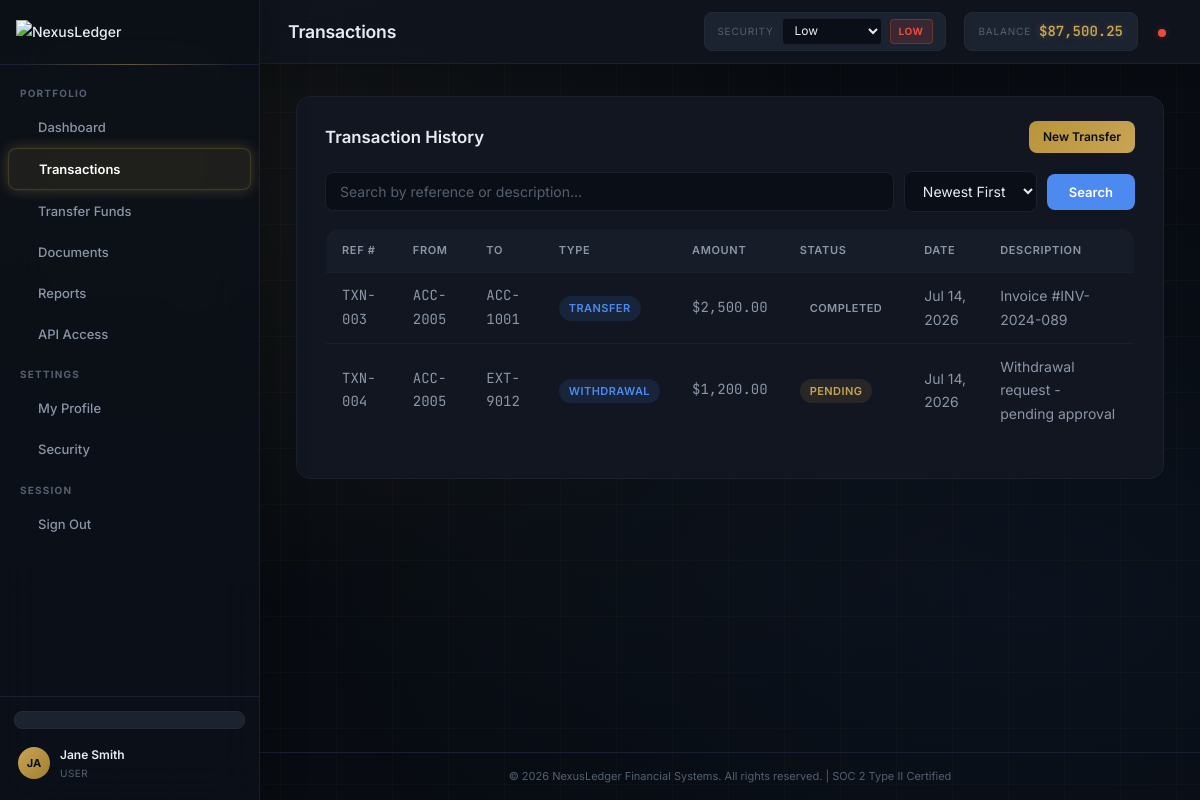
The page /transactions.php (signed in) on the database its author committed.
### tables this page shows
CREATE TABLE IF NOT EXISTS transactions (
    id INT AUTO_INCREMENT PRIMARY KEY,
    user_id INT,
    from_account VARCHAR(50),
    to_account VARCHAR(50),
    amount DECIMAL(15,2),
    type ENUM('deposit','withdrawal','transfer','payment','fee') DEFAULT 'transfer',
    status ENUM('pending','completed','failed','cancelled') DEFAULT 'pending',
    description TEXT,
    ref_number VARCHAR(32),
    created_at TIMESTAMP DEFAULT CURRENT_TIMESTAMP,
    FOREIGN KEY (user_id) REFERENCES users(id)
);

### transactions.php (the view, shortened to what this page needs)
<?php
require_once __DIR__ . '/includes/db.php';
require_once __DIR__ . '/includes/page.php';
$search = $_GET['search'] ?? '';
$order = $_GET['order'] ?? 'DESC';
$transactions = null;
if ($search) {
    $query = "SELECT * FROM transactions WHERE user_id={$_SESSION['user_id']} AND (ref_number LIKE '%$search%' OR description LIKE '%$search%') ORDER BY created_at " . $order;
    $transactions = $mysqli->query($query);
} else {
    $query = "SELECT * FROM transactions WHERE user_id={$_SESSION['user_id']} ORDER BY created_at " . $order;
    $transactions = $mysqli->query($query);
}
?>
<div class="card">
    <div class="card-header">
        <span class="card-title">Transaction History</span>
        <a href="transfer.php" class="btn btn-gold btn-sm">New Transfer</a>
    </div>
    <form method="GET" class="search-bar mb-2">
        <div style="flex:1;position:relative">
            <input type="text" name="search" class="form-control" placeholder="Search by reference or description..." value="<?php echo htmlspecialchars($search); ?>">
        </div>
        <select name="order" class="form-control" style="width:auto">
            <option value="DESC" <?php echo $order === 'DESC' ? 'selected' : ''; ?>>Newest First</option>
        </select>
        <button type="submit" class="btn btn-blue">Search</button>
    </form>
    <table>
        <thead><tr>
            <th>Ref #</th><th>From</th><th>To</th><th>Type</th><th>Amount</th><th>Status</th><th>Date</th><th>Description</th>
        </tr></thead>
        <tbody>
        <?php if ($transactions && $transactions->num_rows > 0): ?>
            <?php while ($txn = $transactions->fetch_assoc()): ?>
            <tr>
                <td class="text-mono"><?php echo htmlspecialchars($txn['ref_number']); ?></td>
                <td class="text-mono"><?php echo htmlspecialchars($txn['from_account']); ?></td>
                <td class="text-mono"><?php echo htmlspecialchars($txn['to_account']); ?></td>
                <td><span class="badge badge-info"><?php echo ucfirst($txn['type']); ?></span></td>
                <td class="text-mono">$<?php echo number_format($txn['amount'], 2); ?></td>
                <td><span class="badge badge-<?php echo $txn['status']; ?>"><?php echo ucfirst($txn['status']); ?></span></td>
                <td><?php echo date('M d, Y', strtotime($txn['created_at'])); ?></td>
                <td><?php echo htmlspecialchars($txn['description'] ?? ''); ?></td>
            </tr>
            <?php endwhile; ?>
        <?php else: ?>
            <tr><td colspan="8" style="text-align:center;padding:32px;color:var(--text-muted)">No transactions found.</td></tr>
        <?php endif; ?>
        </tbody>
    </table>
</div>

### assets/css/main.css (style rules this page uses)
:root { --bg-root: #080c12; --bg-sidebar: #0c1018; --bg-surface: #111620; --bg-card: #161c28; --bg-elevated: #1b2230; --bg-input: #0a0e16; --border: #1a2030; --border-light: #222a38; --text: #e8ecf2; --text-secondary: #8b96a8; --text-muted: #546070; --gold: #c9a454; --gold-hover: #dbb860; --gold-glow: rgba(201, 164, 84, 0.3); --blue: #4d8af0; --blue-hover: #6ba0f5; --blue-glow: rgba(77, 138, 240, 0.35); --green: #2ecc71; --green-glow: rgba(46, 204, 113, 0.3); --red: #e74c3c; --red-glow: rgba(231, 76, 60, 0.3); --sidebar-w: 260px; --topbar-h: 64px; --radius: 8px; --radius-lg: 14px; --anim: 0.25s cubic-bezier(0.4,0,0.2,1); }
*,*::before,*::after { box-sizing:border-box;margin:0;padding:0 }
html { scroll-behavior:smooth }
body { background:var(--bg-root); color:var(--text); font:14px/1.7 'Inter',-apple-system,BlinkMacSystemFont,sans-serif; -webkit-font-smoothing:antialiased; overflow-x:hidden; position:relative; }
body::before { content:'';position:fixed;top:0;left:0;width:100%;height:100%; background-image:linear-gradient(rgba(201,164,84,0.03) 1px,transparent 1px),linear-gradient(90deg,rgba(201,164,84,0.03) 1px,transparent 1px); background-size:56px 56px; z-index:0;pointer-events:none; animation:gridFlow 25s linear infinite; }
body::after { content:'';position:fixed;top:0;left:0;width:100%;height:100%; background:radial-gradient(ellipse at 10% 20%,rgba(201,164,84,0.06) 0%,transparent 50%),radial-gradient(ellipse at 85% 75%,rgba(77,138,240,0.05) 0%,transparent 50%),radial-gradient(ellipse at 50% 50%,rgba(201,164,84,0.02) 0%,transparent 60%); z-index:0;pointer-events:none; animation:orbFloat 14s ease-in-out infinite alternate; }
a { color:var(--blue);text-decoration:none;font-weight:500;transition:var(--anim) }
input,textarea,select { font-family:'Inter',sans-serif;font-size:14px; background:var(--bg-input);border:1px solid var(--border); color:var(--text);padding:10px 14px;border-radius:var(--radius); transition:var(--anim);outline:none; }
input::placeholder,textarea::placeholder { color:var(--text-muted) }
.btn { display:inline-flex;align-items:center;gap:8px;padding:10px 22px;border-radius:var(--radius); font-weight:600;font-size:13px;cursor:pointer;transition:var(--anim);border:none;text-decoration:none; font-family:'Inter',sans-serif; }
.btn-gold { background:linear-gradient(135deg,#b8943a,#c9a454);color:#0a0c14 }
.btn-blue { background:var(--blue);color:#fff }
.btn-sm { padding:6px 14px;font-size:12px }
select { cursor:pointer }
select option { background:var(--bg-card);color:var(--text) }
form,fieldset { border:none;padding:0;margin:0 }
.card { background:var(--bg-surface);border:1px solid var(--border); border-radius:var(--radius-lg);padding:24px 28px;margin-bottom:24px; transition:var(--anim);position:relative;overflow:hidden; }
.card::before { content:'';position:absolute;top:0;left:0;right:0;height:1px;background:linear-gradient(90deg,transparent,rgba(201,164,84,0.25),transparent);opacity:0;transition:opacity 0.4s }
.card-header { display:flex;justify-content:space-between;align-items:center;margin-bottom:18px }
.card-title { font-size:1.05rem;font-weight:600;color:var(--text) }
table { width:100%;border-collapse:collapse;margin:16px 0;background:var(--bg-surface);border:1px solid var(--border);border-radius:var(--radius-lg);overflow:hidden }
th { background:var(--bg-card);color:var(--text-secondary);padding:12px 16px;text-align:left;font-weight:600;font-size:11px;text-transform:uppercase;letter-spacing:0.06em }
td { padding:11px 16px;border-top:1px solid var(--border);color:var(--text-secondary);transition:background 0.2s }
.badge { display:inline-block;padding:3px 10px;border-radius:20px;font-size:11px;font-weight:600;text-transform:uppercase;letter-spacing:0.04em }
.badge-pending { background:rgba(201,164,84,0.12);color:var(--gold) }
.badge-info { background:rgba(77,138,240,0.12);color:var(--blue) }
.form-control { width:100% }
.search-bar { display:flex;gap:10px;align-items:center }
.search-bar input { flex:1 }
.text-mono { font-family:'JetBrains Mono',monospace }
.mb-2 { margin-bottom:16px }

### rows shown on the page
transactions: ref_number "TXN-003", from_account "ACC-2005", to_account "ACC-1001", type "TRANSFER", amount "2,500.00", status "COMPLETED", created_at "Jul 14, 2026", description "Invoice #INV-2024-089"
transactions: ref_number "TXN-004", from_account "ACC-2005", to_account "EXT-9012", type "WITHDRAWAL", amount "1,200.00", status "PENDING", created_at "Jul 14, 2026", description "Withdrawal request - pending approval"

### other values the page prints
$label "PORTFOLIO"
$item['label'] "Dashboard"
$item['label'] "Transactions"
$item['label'] "Transfer Funds"
$item['label'] "Documents"
$item['label'] "Reports"
$item['label'] "API Access"
$label "SETTINGS"
$item['label'] "My Profile"
$item['label'] "Security"
$label "SESSION"
$item['label'] "Sign Out"
substr($user['full_name'], 0, 2) "JA"
$user['full_name'] "Jane Smith"
$user['role'] "USER"
